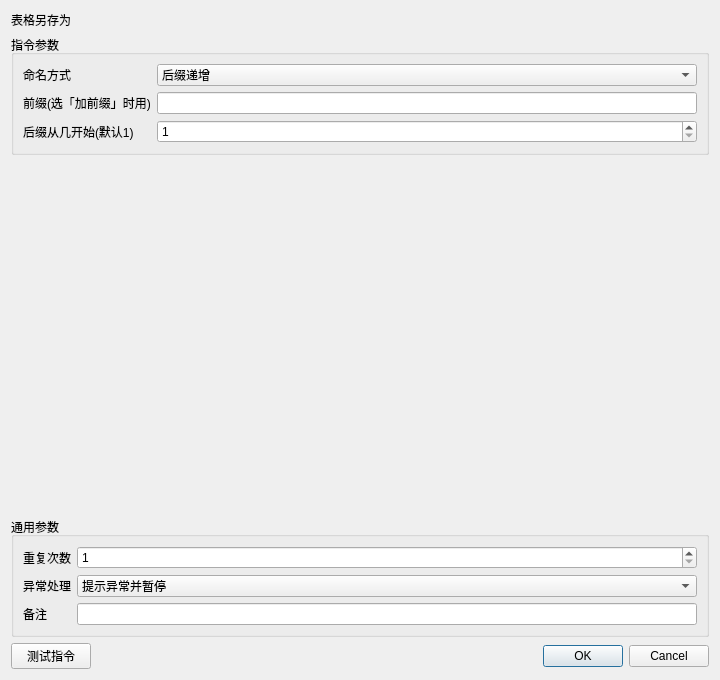
<?xml version="1.0" encoding="UTF-8"?><ui version="4.0"><class>InstructionEditor</class><widget class="QDialog" name="InstructionEditor"><property name="geometry"><rect><x>0</x><y>0</y><width>720</width><height>680</height></rect></property><layout class="QVBoxLayout" name="rootLayout"><item><widget class="QLabel" name="titleLabel"><property name="text"><string>表格另存为</string></property></widget></item><item><widget class="QGroupBox" name="parameterGroupBox"><property name="title"><string>指令参数</string></property><layout class="QFormLayout" name="parameterFormLayout"><item row="0" column="0"><widget class="QLabel" name="label_0"><property name="text"><string>命名方式</string></property></widget></item><item row="0" column="1"><widget class="QComboBox" name="parameter_0"><item><property name="text"><string>后缀递增</string></property></item><item><property name="text"><string>加前缀</string></property></item><item><property name="text"><string>覆盖</string></property></item><property name="currentIndex"><number>0</number></property></widget></item><item row="1" column="0"><widget class="QLabel" name="label_1"><property name="text"><string>前缀(选「加前缀」时用)</string></property></widget></item><item row="1" column="1"><widget class="QLineEdit" name="parameter_1"><property name="text"><string></string></property></widget></item><item row="2" column="0"><widget class="QLabel" name="label_2"><property name="text"><string>后缀从几开始(默认1)</string></property></widget></item><item row="2" column="1"><widget class="QSpinBox" name="parameter_2"><property name="minimum"><number>1</number></property><property name="maximum"><number>1000000</number></property><property name="value"><number>1</number></property></widget></item></layout></widget></item><item><spacer name="verticalSpacer"><property name="orientation"><enum>Qt::Vertical</enum></property><property name="sizeHint" stdset="0"><size><width>20</width><height>20</height></size></property></spacer></item>
<item><widget class="QGroupBox" name="commonGroupBox"><property name="title"><string>通用参数</string></property><layout class="QFormLayout" name="commonFormLayout">
<item row="0" column="0"><widget class="QLabel" name="repeatLabel"><property name="text"><string>重复次数</string></property></widget></item><item row="0" column="1"><widget class="QSpinBox" name="repeatSpinBox"><property name="minimum"><number>1</number></property><property name="maximum"><number>999999</number></property><property name="value"><number>1</number></property></widget></item>
<item row="1" column="0"><widget class="QLabel" name="errorPolicyLabel"><property name="text"><string>异常处理</string></property></widget></item><item row="1" column="1"><widget class="QComboBox" name="errorPolicyComboBox"><item><property name="text"><string>自动跳过</string></property></item><item><property name="text"><string>提示异常并暂停</string></property></item><item><property name="text"><string>提示异常并停止</string></property></item><property name="currentIndex"><number>1</number></property></widget></item>
<item row="2" column="0"><widget class="QLabel" name="noteLabel"><property name="text"><string>备注</string></property></widget></item><item row="2" column="1"><widget class="QLineEdit" name="noteEdit"/></item>
</layout></widget></item>
<item><layout class="QHBoxLayout" name="footerLayout"><item><widget class="QPushButton" name="testButton"><property name="text"><string>测试指令</string></property></widget></item><item><spacer name="footerSpacer"><property name="orientation"><enum>Qt::Horizontal</enum></property><property name="sizeHint" stdset="0"><size><width>40</width><height>20</height></size></property></spacer></item><item><widget class="QDialogButtonBox" name="buttonBox"><property name="standardButtons"><set>QDialogButtonBox::Cancel|QDialogButtonBox::Ok</set></property></widget></item></layout></item>
</layout></widget><resources/><connections/></ui>
